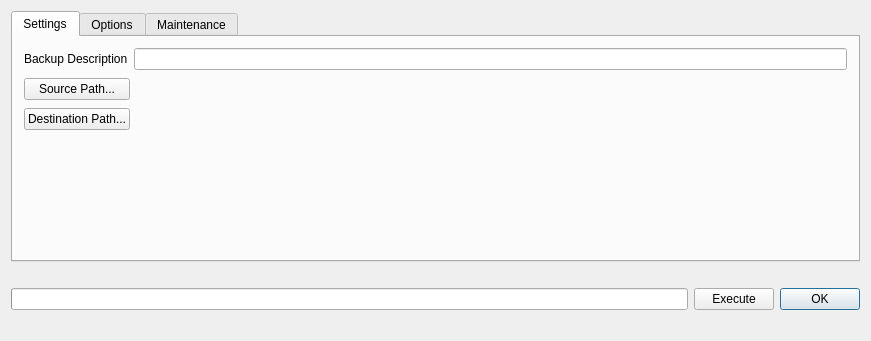
<?xml version="1.0" encoding="UTF-8"?>
<ui version="4.0">
 <class>backupwindow</class>
 <widget class="QDialog" name="backupwindow">
  <property name="geometry">
   <rect>
    <x>0</x>
    <y>0</y>
    <width>871</width>
    <height>341</height>
   </rect>
  </property>
  <property name="sizePolicy">
   <sizepolicy hsizetype="Ignored" vsizetype="Ignored">
    <horstretch>0</horstretch>
    <verstretch>0</verstretch>
   </sizepolicy>
  </property>
  <property name="windowTitle">
   <string>Backup Definition</string>
  </property>
  <layout class="QVBoxLayout" name="verticalLayout_10">
   <item>
    <layout class="QVBoxLayout" name="verticalLayout_9">
     <item>
      <widget class="QTabWidget" name="tabWidget">
       <property name="toolTip">
        <string/>
       </property>
       <property name="currentIndex">
        <number>0</number>
       </property>
       <widget class="QWidget" name="tab">
        <attribute name="title">
         <string>Settings</string>
        </attribute>
        <layout class="QVBoxLayout" name="verticalLayout_8">
         <item>
          <layout class="QVBoxLayout" name="verticalLayout_7">
           <item>
            <layout class="QHBoxLayout" name="horizontalLayout_5">
             <item>
              <widget class="QLabel" name="textLabel5">
               <property name="text">
                <string>Backup Description</string>
               </property>
               <property name="wordWrap">
                <bool>false</bool>
               </property>
              </widget>
             </item>
             <item>
              <widget class="QLineEdit" name="nameText">
               <property name="toolTip">
                <string>This is the name for your backup configuration. It is shown in the main dialog and will be used in the log entries.</string>
               </property>
              </widget>
             </item>
            </layout>
           </item>
           <item>
            <layout class="QHBoxLayout" name="horizontalLayout_6">
             <item>
              <layout class="QVBoxLayout" name="verticalLayout_5">
               <property name="topMargin">
                <number>0</number>
               </property>
               <item>
                <widget class="QPushButton" name="sourceButt">
                 <property name="sizePolicy">
                  <sizepolicy hsizetype="Preferred" vsizetype="Fixed">
                   <horstretch>0</horstretch>
                   <verstretch>0</verstretch>
                  </sizepolicy>
                 </property>
                 <property name="toolTip">
                  <string>Select the source directory for your backup.</string>
                 </property>
                 <property name="text">
                  <string>Source Path...</string>
                 </property>
                 <property name="autoDefault">
                  <bool>false</bool>
                 </property>
                </widget>
               </item>
               <item>
                <widget class="QPushButton" name="destButt">
                 <property name="sizePolicy">
                  <sizepolicy hsizetype="Preferred" vsizetype="Fixed">
                   <horstretch>0</horstretch>
                   <verstretch>0</verstretch>
                  </sizepolicy>
                 </property>
                 <property name="toolTip">
                  <string>Select the destination directory for your backup.</string>
                 </property>
                 <property name="text">
                  <string>Destination Path...</string>
                 </property>
                 <property name="autoDefault">
                  <bool>false</bool>
                 </property>
                </widget>
               </item>
              </layout>
             </item>
             <item>
              <layout class="QVBoxLayout" name="verticalLayout_6">
               <item>
                <widget class="QLabel" name="sourceLab">
                 <property name="sizePolicy">
                  <sizepolicy hsizetype="Expanding" vsizetype="Fixed">
                   <horstretch>0</horstretch>
                   <verstretch>0</verstretch>
                  </sizepolicy>
                 </property>
                 <property name="minimumSize">
                  <size>
                   <width>400</width>
                   <height>25</height>
                  </size>
                 </property>
                 <property name="toolTip">
                  <string/>
                 </property>
                 <property name="text">
                  <string/>
                 </property>
                 <property name="wordWrap">
                  <bool>false</bool>
                 </property>
                </widget>
               </item>
               <item>
                <widget class="QLabel" name="destLab">
                 <property name="sizePolicy">
                  <sizepolicy hsizetype="Expanding" vsizetype="Fixed">
                   <horstretch>0</horstretch>
                   <verstretch>0</verstretch>
                  </sizepolicy>
                 </property>
                 <property name="minimumSize">
                  <size>
                   <width>400</width>
                   <height>25</height>
                  </size>
                 </property>
                 <property name="toolTip">
                  <string/>
                 </property>
                 <property name="text">
                  <string/>
                 </property>
                 <property name="wordWrap">
                  <bool>false</bool>
                 </property>
                </widget>
               </item>
              </layout>
             </item>
            </layout>
           </item>
           <item>
            <spacer name="verticalSpacer_2">
             <property name="orientation">
              <enum>Qt::Vertical</enum>
             </property>
             <property name="sizeHint" stdset="0">
              <size>
               <width>20</width>
               <height>40</height>
              </size>
             </property>
            </spacer>
           </item>
          </layout>
         </item>
        </layout>
       </widget>
       <widget class="QWidget" name="tab_2">
        <attribute name="title">
         <string>Options</string>
        </attribute>
        <layout class="QVBoxLayout" name="verticalLayout">
         <item>
          <layout class="QVBoxLayout" name="verticalLayout_3">
           <property name="spacing">
            <number>5</number>
           </property>
           <item>
            <layout class="QHBoxLayout" name="horizontalLayout_2">
             <item>
              <widget class="QLabel" name="filterLab">
               <property name="sizePolicy">
                <sizepolicy hsizetype="Preferred" vsizetype="Fixed">
                 <horstretch>0</horstretch>
                 <verstretch>0</verstretch>
                </sizepolicy>
               </property>
               <property name="font">
                <font>
                 <family>Lucida Grande</family>
                 <pointsize>13</pointsize>
                 <weight>50</weight>
                 <italic>false</italic>
                 <bold>false</bold>
                 <underline>false</underline>
                 <strikeout>false</strikeout>
                </font>
               </property>
               <property name="toolTip">
                <string>Here, you can enter a filter condition for the folders
and file sto be backed up. For further details,
please refer to the &quot;Help&quot; button.</string>
               </property>
               <property name="text">
                <string>Filter Condition</string>
               </property>
               <property name="alignment">
                <set>Qt::AlignCenter</set>
               </property>
               <property name="wordWrap">
                <bool>false</bool>
               </property>
              </widget>
             </item>
             <item>
              <widget class="QLineEdit" name="filterDesc">
               <property name="minimumSize">
                <size>
                 <width>0</width>
                 <height>18</height>
                </size>
               </property>
               <property name="toolTip">
                <string/>
               </property>
              </widget>
             </item>
             <item>
              <widget class="QPushButton" name="helpButt">
               <property name="toolTip">
                <string>Getting detailed help about the filter.</string>
               </property>
               <property name="text">
                <string>Help...</string>
               </property>
               <property name="shortcut">
                <string>H</string>
               </property>
               <property name="autoDefault">
                <bool>false</bool>
               </property>
              </widget>
             </item>
            </layout>
           </item>
           <item>
            <layout class="QHBoxLayout" name="horizontalLayout_3">
             <item>
              <widget class="QCheckBox" name="autoExec">
               <property name="toolTip">
                <string>If checked, the backup will be executed
automatically with the given interval.</string>
               </property>
               <property name="text">
                <string>Execute On Startup:</string>
               </property>
              </widget>
             </item>
             <item>
              <widget class="QComboBox" name="interval">
               <item>
                <property name="text">
                 <string>Daily</string>
                </property>
               </item>
               <item>
                <property name="text">
                 <string>Weekly</string>
                </property>
               </item>
               <item>
                <property name="text">
                 <string>14 Days</string>
                </property>
               </item>
               <item>
                <property name="text">
                 <string>Monthly</string>
                </property>
               </item>
               <item>
                <property name="text">
                 <string>3 Months</string>
                </property>
               </item>
               <item>
                <property name="text">
                 <string>Yearly</string>
                </property>
               </item>
              </widget>
             </item>
             <item>
              <widget class="QCheckBox" name="backgroundExec">
               <property name="toolTip">
                <string>If checked, the backup will be executed
in the background for this time.</string>
               </property>
               <property name="text">
                <string>Execute in background</string>
               </property>
              </widget>
             </item>
             <item>
              <spacer name="horizontalSpacer">
               <property name="orientation">
                <enum>Qt::Horizontal</enum>
               </property>
               <property name="sizeHint" stdset="0">
                <size>
                 <width>40</width>
                 <height>20</height>
                </size>
               </property>
              </spacer>
             </item>
             <item>
              <widget class="QCheckBox" name="suspending">
               <property name="toolTip">
                <string>If checked, the backup will be suspended
automatically after the given time.</string>
               </property>
               <property name="text">
                <string>Suspending after</string>
               </property>
              </widget>
             </item>
             <item>
              <widget class="QComboBox" name="timeout">
               <item>
                <property name="text">
                 <string>10 min</string>
                </property>
               </item>
               <item>
                <property name="text">
                 <string>15 min</string>
                </property>
               </item>
               <item>
                <property name="text">
                 <string>30 min</string>
                </property>
               </item>
               <item>
                <property name="text">
                 <string>1 h</string>
                </property>
               </item>
               <item>
                <property name="text">
                 <string>1,5 h</string>
                </property>
               </item>
               <item>
                <property name="text">
                 <string>2 h</string>
                </property>
               </item>
               <item>
                <property name="text">
                 <string>2,5 h</string>
                </property>
               </item>
               <item>
                <property name="text">
                 <string>3 h</string>
                </property>
               </item>
               <item>
                <property name="text">
                 <string>3,5 h</string>
                </property>
               </item>
               <item>
                <property name="text">
                 <string>4 h</string>
                </property>
               </item>
              </widget>
             </item>
            </layout>
           </item>
           <item>
            <layout class="QHBoxLayout" name="horizontalLayout_10">
             <item>
              <widget class="QCheckBox" name="compress">
               <property name="toolTip">
                <string>If checked, the files in the backup path
will be compressed.</string>
               </property>
               <property name="text">
                <string>compress...</string>
               </property>
              </widget>
             </item>
             <item>
              <widget class="QCheckBox" name="keepCopy">
               <property name="toolTip">
                <string>If checked, the files in the backup path will
get an extra extension with the backup
timestamp, so that the given amount of
different versions are kept.</string>
               </property>
               <property name="text">
                <string>keep</string>
               </property>
              </widget>
             </item>
             <item>
              <widget class="QLineEdit" name="versionsStr">
               <property name="sizePolicy">
                <sizepolicy hsizetype="Maximum" vsizetype="Fixed">
                 <horstretch>0</horstretch>
                 <verstretch>0</verstretch>
                </sizepolicy>
               </property>
               <property name="maximumSize">
                <size>
                 <width>50</width>
                 <height>16777215</height>
                </size>
               </property>
              </widget>
             </item>
             <item>
              <widget class="QLabel" name="versionLabel">
               <property name="toolTip">
                <string>Amount of different versions for a single file
to be kept in the backup path.</string>
               </property>
               <property name="text">
                <string>Versions</string>
               </property>
              </widget>
             </item>
             <item>
              <spacer name="horizontalSpacer_5">
               <property name="orientation">
                <enum>Qt::Horizontal</enum>
               </property>
               <property name="sizeHint" stdset="0">
                <size>
                 <width>40</width>
                 <height>20</height>
                </size>
               </property>
              </spacer>
             </item>
            </layout>
           </item>
           <item>
            <layout class="QHBoxLayout" name="horizontalLayout_4">
             <item>
              <widget class="QCheckBox" name="verboseExecute">
               <property name="toolTip">
                <string>If checked, no action will happen upon Execute.
Instead, al log si shown with all actions which
would happen.</string>
               </property>
               <property name="text">
                <string>Preview only...</string>
               </property>
              </widget>
             </item>
             <item>
              <spacer name="horizontalSpacer_2">
               <property name="orientation">
                <enum>Qt::Horizontal</enum>
               </property>
               <property name="sizeHint" stdset="0">
                <size>
                 <width>40</width>
                 <height>20</height>
                </size>
               </property>
              </spacer>
             </item>
            </layout>
           </item>
           <item>
            <layout class="QHBoxLayout" name="horizontalLayout_9"/>
           </item>
           <item>
            <spacer name="verticalSpacer">
             <property name="orientation">
              <enum>Qt::Vertical</enum>
             </property>
             <property name="sizeHint" stdset="0">
              <size>
               <width>786</width>
               <height>13</height>
              </size>
             </property>
            </spacer>
           </item>
          </layout>
         </item>
        </layout>
       </widget>
       <widget class="QWidget" name="Seite">
        <attribute name="title">
         <string>Maintenance</string>
        </attribute>
        <layout class="QVBoxLayout" name="verticalLayout_2">
         <item>
          <layout class="QVBoxLayout" name="verticalLayout_4">
           <property name="spacing">
            <number>5</number>
           </property>
           <item>
            <layout class="QHBoxLayout" name="horizontalLayout_8">
             <item>
              <widget class="QPushButton" name="restoreDirButt">
               <property name="toolTip">
                <string>Resotore a complete (compressed) directory
of the backup path.</string>
               </property>
               <property name="text">
                <string>Restore Dir...</string>
               </property>
               <property name="shortcut">
                <string>A</string>
               </property>
               <property name="autoDefault">
                <bool>false</bool>
               </property>
              </widget>
             </item>
             <item>
              <widget class="QPushButton" name="restoreFileButt">
               <property name="toolTip">
                <string>Restore a (compressed) file of the
backup path.</string>
               </property>
               <property name="text">
                <string>Restore File...</string>
               </property>
               <property name="shortcut">
                <string>A</string>
               </property>
               <property name="autoDefault">
                <bool>false</bool>
               </property>
              </widget>
             </item>
             <item>
              <spacer name="horizontalSpacer_4">
               <property name="orientation">
                <enum>Qt::Horizontal</enum>
               </property>
               <property name="sizeHint" stdset="0">
                <size>
                 <width>40</width>
                 <height>20</height>
                </size>
               </property>
              </spacer>
             </item>
            </layout>
           </item>
           <item>
            <layout class="QHBoxLayout" name="horizontalLayout_7">
             <item>
              <widget class="QPushButton" name="cleanupButt">
               <property name="toolTip">
                <string>This button will automatically remove all
files in the backup path which are older
than the given date and don't have
a counterpart in the source path.</string>
               </property>
               <property name="text">
                <string>Cleanup Files...</string>
               </property>
               <property name="shortcut">
                <string>A</string>
               </property>
               <property name="autoDefault">
                <bool>false</bool>
               </property>
              </widget>
             </item>
             <item>
              <widget class="QLabel" name="label">
               <property name="text">
                <string>Older than</string>
               </property>
              </widget>
             </item>
             <item>
              <widget class="QDateEdit" name="dateTime">
               <property name="enabled">
                <bool>true</bool>
               </property>
               <property name="calendarPopup">
                <bool>true</bool>
               </property>
              </widget>
             </item>
             <item>
              <widget class="QCheckBox" name="collectFiles">
               <property name="toolTip">
                <string>if checked, all deleted files are collected in
a separate directory which will be asked for.</string>
               </property>
               <property name="text">
                <string>Collect Deleted Files</string>
               </property>
              </widget>
             </item>
             <item>
              <spacer name="horizontalSpacer_3">
               <property name="orientation">
                <enum>Qt::Horizontal</enum>
               </property>
               <property name="sizeHint" stdset="0">
                <size>
                 <width>40</width>
                 <height>20</height>
                </size>
               </property>
              </spacer>
             </item>
            </layout>
           </item>
           <item>
            <layout class="QHBoxLayout" name="horizontalLayout_12">
             <item>
              <widget class="QCheckBox" name="verboseMaintenance">
               <property name="toolTip">
                <string>If checked, no action will be done upon
the Cleanup. Instead a log is shown with
all actions which would take place.</string>
               </property>
               <property name="text">
                <string>Preview Only...</string>
               </property>
              </widget>
             </item>
             <item>
              <widget class="QCheckBox" name="showTreeStruct">
               <property name="toolTip">
                <string>If checked in combination with Preview, the
log will be extended to a representation of
the tree strcture in the backup path.</string>
               </property>
               <property name="text">
                <string>With Tree Structure</string>
               </property>
              </widget>
             </item>
             <item>
              <spacer name="horizontalSpacer_7">
               <property name="orientation">
                <enum>Qt::Horizontal</enum>
               </property>
               <property name="sizeHint" stdset="0">
                <size>
                 <width>40</width>
                 <height>20</height>
                </size>
               </property>
              </spacer>
             </item>
            </layout>
           </item>
           <item>
            <layout class="QHBoxLayout" name="horizontalLayout_11">
             <item>
              <widget class="QCheckBox" name="sourceDuplicates">
               <property name="toolTip">
                <string>if checked, a scan in the source path will
be done for duplicate files in different
subdirectories.</string>
               </property>
               <property name="text">
                <string>Preview Duplicates</string>
               </property>
              </widget>
             </item>
             <item>
              <spacer name="horizontalSpacer_8">
               <property name="orientation">
                <enum>Qt::Horizontal</enum>
               </property>
               <property name="sizeHint" stdset="0">
                <size>
                 <width>40</width>
                 <height>20</height>
                </size>
               </property>
              </spacer>
             </item>
            </layout>
           </item>
           <item>
            <spacer name="verticalSpacer_3">
             <property name="orientation">
              <enum>Qt::Vertical</enum>
             </property>
             <property name="sizeHint" stdset="0">
              <size>
               <width>288</width>
               <height>23</height>
              </size>
             </property>
            </spacer>
           </item>
          </layout>
         </item>
        </layout>
       </widget>
      </widget>
     </item>
     <item>
      <widget class="QLabel" name="progresslabel">
       <property name="sizePolicy">
        <sizepolicy hsizetype="Expanding" vsizetype="Preferred">
         <horstretch>0</horstretch>
         <verstretch>0</verstretch>
        </sizepolicy>
       </property>
       <property name="text">
        <string/>
       </property>
      </widget>
     </item>
     <item>
      <layout class="QHBoxLayout" name="horizontalLayout">
       <item>
        <widget class="QProgressBar" name="progressbar">
         <property name="orientation">
          <enum>Qt::Horizontal</enum>
         </property>
        </widget>
       </item>
       <item>
        <widget class="QPushButton" name="executeButt">
         <property name="toolTip">
          <string>With this button, you execute the current
backup configuration immediately.</string>
         </property>
         <property name="text">
          <string>Execute</string>
         </property>
         <property name="autoDefault">
          <bool>false</bool>
         </property>
        </widget>
       </item>
       <item>
        <widget class="QPushButton" name="cancelButt">
         <property name="toolTip">
          <string>This button stores all your changes of the
backup configuration. If a backup is already
running, it is used to cancel the backup run.</string>
         </property>
         <property name="text">
          <string>OK</string>
         </property>
         <property name="default">
          <bool>true</bool>
         </property>
        </widget>
       </item>
      </layout>
     </item>
     <item>
      <widget class="QLabel" name="actualfile">
       <property name="sizePolicy">
        <sizepolicy hsizetype="Expanding" vsizetype="Preferred">
         <horstretch>0</horstretch>
         <verstretch>0</verstretch>
        </sizepolicy>
       </property>
       <property name="maximumSize">
        <size>
         <width>16777215</width>
         <height>16777215</height>
        </size>
       </property>
       <property name="text">
        <string/>
       </property>
       <property name="alignment">
        <set>Qt::AlignLeading|Qt::AlignLeft|Qt::AlignVCenter</set>
       </property>
       <property name="wordWrap">
        <bool>false</bool>
       </property>
      </widget>
     </item>
    </layout>
   </item>
  </layout>
 </widget>
 <layoutdefault spacing="6" margin="11"/>
 <resources/>
 <connections>
  <connection>
   <sender>sourceButt</sender>
   <signal>clicked()</signal>
   <receiver>backupwindow</receiver>
   <slot>selSource()</slot>
   <hints>
    <hint type="sourcelabel">
     <x>54</x>
     <y>79</y>
    </hint>
    <hint type="destinationlabel">
     <x>40</x>
     <y>24</y>
    </hint>
   </hints>
  </connection>
  <connection>
   <sender>destButt</sender>
   <signal>clicked()</signal>
   <receiver>backupwindow</receiver>
   <slot>selDest()</slot>
   <hints>
    <hint type="sourcelabel">
     <x>54</x>
     <y>79</y>
    </hint>
    <hint type="destinationlabel">
     <x>20</x>
     <y>20</y>
    </hint>
   </hints>
  </connection>
  <connection>
   <sender>autoExec</sender>
   <signal>clicked()</signal>
   <receiver>backupwindow</receiver>
   <slot>selAuto()</slot>
   <hints>
    <hint type="sourcelabel">
     <x>38</x>
     <y>96</y>
    </hint>
    <hint type="destinationlabel">
     <x>20</x>
     <y>20</y>
    </hint>
   </hints>
  </connection>
  <connection>
   <sender>cancelButt</sender>
   <signal>clicked()</signal>
   <receiver>backupwindow</receiver>
   <slot>cancel()</slot>
   <hints>
    <hint type="sourcelabel">
     <x>857</x>
     <y>323</y>
    </hint>
    <hint type="destinationlabel">
     <x>20</x>
     <y>20</y>
    </hint>
   </hints>
  </connection>
  <connection>
   <sender>cleanupButt</sender>
   <signal>clicked()</signal>
   <receiver>backupwindow</receiver>
   <slot>cleanup()</slot>
   <hints>
    <hint type="sourcelabel">
     <x>54</x>
     <y>79</y>
    </hint>
    <hint type="destinationlabel">
     <x>370</x>
     <y>141</y>
    </hint>
   </hints>
  </connection>
  <connection>
   <sender>executeButt</sender>
   <signal>clicked()</signal>
   <receiver>backupwindow</receiver>
   <slot>doIt()</slot>
   <hints>
    <hint type="sourcelabel">
     <x>774</x>
     <y>323</y>
    </hint>
    <hint type="destinationlabel">
     <x>435</x>
     <y>158</y>
    </hint>
   </hints>
  </connection>
  <connection>
   <sender>restoreDirButt</sender>
   <signal>clicked()</signal>
   <receiver>backupwindow</receiver>
   <slot>restoreDir()</slot>
   <hints>
    <hint type="sourcelabel">
     <x>112</x>
     <y>69</y>
    </hint>
    <hint type="destinationlabel">
     <x>233</x>
     <y>65</y>
    </hint>
   </hints>
  </connection>
  <connection>
   <sender>restoreFileButt</sender>
   <signal>clicked()</signal>
   <receiver>backupwindow</receiver>
   <slot>restoreFile()</slot>
   <hints>
    <hint type="sourcelabel">
     <x>135</x>
     <y>79</y>
    </hint>
    <hint type="destinationlabel">
     <x>261</x>
     <y>97</y>
    </hint>
   </hints>
  </connection>
  <connection>
   <sender>helpButt</sender>
   <signal>clicked()</signal>
   <receiver>backupwindow</receiver>
   <slot>help()</slot>
   <hints>
    <hint type="sourcelabel">
     <x>826</x>
     <y>51</y>
    </hint>
    <hint type="destinationlabel">
     <x>20</x>
     <y>20</y>
    </hint>
   </hints>
  </connection>
 </connections>
 <slots>
  <slot>restoreDir()</slot>
  <slot>restoreFile()</slot>
 </slots>
</ui>
